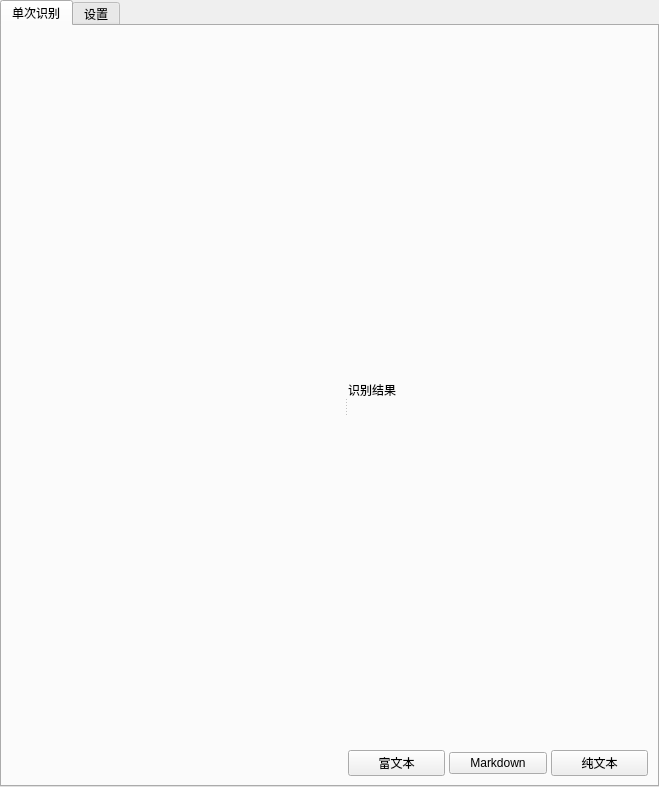
<?xml version="1.0" encoding="UTF-8"?>
<ui version="4.0">
 <class>MainWindowWidget</class>
 <widget class="QWidget" name="MainWindowWidget">
  <layout class="QVBoxLayout" name="verticalLayout">
   <property name="spacing">
    <number>0</number>
   </property>
   <property name="leftMargin">
    <number>0</number>
   </property>
   <property name="topMargin">
    <number>0</number>
   </property>
   <property name="rightMargin">
    <number>0</number>
   </property>
   <property name="bottomMargin">
    <number>0</number>
   </property>
   <item>
    <widget class="QTabWidget" name="tabWidget">
     <property name="currentIndex">
      <number>0</number>
     </property>
     <widget class="QWidget" name="tabOCR">
      <attribute name="title">
       <string>单次识别</string>
      </attribute>
      <layout class="QVBoxLayout" name="verticalLayout_ocr">
       <property name="spacing">
        <number>0</number>
       </property>
       <property name="leftMargin">
        <number>9</number>
       </property>
       <property name="topMargin">
        <number>9</number>
       </property>
       <property name="rightMargin">
        <number>9</number>
       </property>
       <property name="bottomMargin">
        <number>9</number>
       </property>
       <item>
        <widget class="QSplitter" name="ocrSplitter">
         <property name="orientation">
          <enum>Qt::Horizontal</enum>
         </property>
         <widget class="PreviewWidget" name="previewWidget" native="true">
          <property name="minimumSize">
           <size>
            <width>300</width>
            <height>0</height>
           </size>
          </property>
         </widget>
         <widget class="QWidget" name="resultPanel" native="true">
         <property name="minimumSize">
          <size>
           <width>300</width>
           <height>0</height>
          </size>
         </property>
         <layout class="QVBoxLayout" name="verticalLayout_2">
          <property name="spacing">
           <number>6</number>
          </property>
          <property name="leftMargin">
           <number>0</number>
          </property>
          <property name="topMargin">
           <number>0</number>
          </property>
          <property name="rightMargin">
           <number>0</number>
          </property>
          <property name="bottomMargin">
           <number>0</number>
          </property>
          <item>
           <layout class="QHBoxLayout" name="headerLayout">
            <item>
             <widget class="QLabel" name="labelResultTitle">
              <property name="text">
               <string>识别结果</string>
              </property>
             </widget>
            </item>
            <item>
             <spacer name="horizontalSpacer">
              <property name="orientation">
               <enum>Qt::Horizontal</enum>
              </property>
              <property name="sizeHint" stdset="0">
               <size>
                <width>40</width>
                <height>20</height>
               </size>
              </property>
             </spacer>
            </item>
           </layout>
          </item>
          <item>
           <layout class="QHBoxLayout" name="copyButtonsLayout">
            <property name="spacing">
             <number>4</number>
            </property>
            <item>
             <widget class="QPushButton" name="btnCopyRich">
              <property name="toolTip">
               <string>复制为富文本格式，可粘贴到 Word/Excel 保留表格格式</string>
              </property>
              <property name="text">
               <string>富文本</string>
              </property>
             </widget>
            </item>
            <item>
             <widget class="QPushButton" name="btnCopyMarkdown">
              <property name="toolTip">
               <string>复制为 Markdown 格式，保留表格和公式结构</string>
              </property>
              <property name="text">
               <string>Markdown</string>
              </property>
             </widget>
            </item>
            <item>
             <widget class="QPushButton" name="btnCopyPlain">
              <property name="toolTip">
               <string>复制为纯文本格式</string>
              </property>
              <property name="text">
               <string>纯文本</string>
              </property>
             </widget>
            </item>
           </layout>
          </item>
         </layout>
        </widget>
        </widget>
       </item>
      </layout>
     </widget>
     <widget class="QWidget" name="tabSettings">
      <attribute name="title">
       <string>设置</string>
      </attribute>
      <layout class="QHBoxLayout" name="settingsHLayout">
       <property name="spacing">
        <number>0</number>
       </property>
       <property name="leftMargin">
        <number>0</number>
       </property>
       <property name="topMargin">
        <number>0</number>
       </property>
       <property name="rightMargin">
        <number>0</number>
       </property>
       <property name="bottomMargin">
        <number>0</number>
       </property>
       <item>
        <widget class="QListWidget" name="settingsNavList">
         <property name="minimumSize">
          <size>
           <width>150</width>
           <height>0</height>
          </size>
         </property>
         <property name="maximumSize">
          <size>
           <width>180</width>
           <height>16777215</height>
          </size>
         </property>
         <property name="frameShape">
          <enum>QFrame::NoFrame</enum>
         </property>
         <property name="horizontalScrollBarPolicy">
          <enum>Qt::ScrollBarAlwaysOff</enum>
         </property>
         <property name="editTriggers">
          <set>QAbstractItemView::NoEditTriggers</set>
         </property>
         <property name="currentRow">
          <number>0</number>
         </property>
         <item>
          <property name="text">
           <string>模型管理</string>
          </property>
         </item>
         <item>
          <property name="text">
           <string>应用设置</string>
          </property>
         </item>
        </widget>
       </item>
       <item>
        <widget class="QStackedWidget" name="settingsStackedWidget">
         <property name="currentIndex">
          <number>0</number>
         </property>
         <widget class="QWidget" name="pageModelManagement">
          <layout class="QVBoxLayout" name="pageModelLayout">
           <property name="spacing">
            <number>12</number>
           </property>
           <property name="leftMargin">
            <number>16</number>
           </property>
           <property name="topMargin">
            <number>16</number>
           </property>
           <property name="rightMargin">
            <number>16</number>
           </property>
           <property name="bottomMargin">
            <number>16</number>
           </property>
           <item>
            <widget class="QGroupBox" name="groupPreload">
             <property name="title">
              <string>模型预加载</string>
             </property>
             <layout class="QVBoxLayout" name="preloadLayout">
              <property name="spacing">
               <number>8</number>
              </property>
              <item>
               <widget class="QCheckBox" name="chkEnablePreload">
                <property name="toolTip">
                 <string>启动应用时自动预加载选中的管道，首次识别时无需等待</string>
                </property>
                <property name="text">
                 <string>启动时自动预加载模型</string>
                </property>
                <property name="checked">
                 <bool>true</bool>
                </property>
               </widget>
              </item>
              <item>
               <widget class="QWidget" name="preloadOptions" native="true">
                <layout class="QVBoxLayout" name="preloadOptionsLayout">
                 <property name="spacing">
                  <number>6</number>
                 </property>
                 <property name="leftMargin">
                  <number>20</number>
                 </property>
                 <property name="topMargin">
                  <number>0</number>
                 </property>
                 <property name="rightMargin">
                  <number>0</number>
                 </property>
                 <property name="bottomMargin">
                  <number>0</number>
                 </property>
                 <item>
                  <widget class="QLabel" name="labelPreloadPipelines">
                   <property name="text">
                    <string>预加载管道:</string>
                   </property>
                  </widget>
                 </item>
                 <item>
                  <layout class="QHBoxLayout" name="preloadPipelinesLayout">
                   <property name="spacing">
                    <number>4</number>
                   </property>
                   <item>
                    <widget class="QCheckBox" name="chkPreload_OCR">
                     <property name="toolTip">
                      <string>通用 OCR 管道（约 600MB 显存）</string>
                     </property>
                     <property name="text">
                      <string>通用 OCR</string>
                     </property>
                     <property name="checked">
                      <bool>true</bool>
                     </property>
                    </widget>
                   </item>
                   <item>
                    <widget class="QCheckBox" name="chkPreload_PP_STRUCTURE_V3">
                     <property name="toolTip">
                      <string>PP-StructureV3 文档结构分析管道</string>
                     </property>
                     <property name="text">
                      <string>PP-StructureV3</string>
                     </property>
                     <property name="checked">
                      <bool>false</bool>
                     </property>
                    </widget>
                   </item>
                   <item>
                    <widget class="QCheckBox" name="chkPreload_PADDLEOCR_VL">
                     <property name="toolTip">
                      <string>PaddleOCR-VL 文档解析管道</string>
                     </property>
                     <property name="text">
                      <string>文档P</string>
                     </property>
                     <property name="checked">
                      <bool>false</bool>
                     </property>
                    </widget>
                   </item>
                   <item>
                    <widget class="QCheckBox" name="chkPreload_TABLE_RECOGNITION">
                     <property name="toolTip">
                      <string>表格识别管道</string>
                     </property>
                     <property name="text">
                      <string>表格</string>
                     </property>
                     <property name="checked">
                      <bool>false</bool>
                     </property>
                    </widget>
                   </item>
                   <item>
                    <widget class="QCheckBox" name="chkPreload_FORMULA_RECOGNITION">
                     <property name="toolTip">
                      <string>公式识别管道</string>
                     </property>
                     <property name="text">
                      <string>公式</string>
                     </property>
                     <property name="checked">
                      <bool>false</bool>
                     </property>
                    </widget>
                   </item>
                   <item>
                    <spacer name="horizontalSpacerPreload">
                     <property name="orientation">
                      <enum>Qt::Horizontal</enum>
                     </property>
                     <property name="sizeHint" stdset="0">
                      <size>
                       <width>40</width>
                       <height>20</height>
                      </size>
                     </property>
                    </spacer>
                   </item>
                  </layout>
                 </item>
                </layout>
               </widget>
              </item>
              <item>
               <widget class="QPushButton" name="btnPreloadNow">
                <property name="toolTip">
                 <string>立即预加载选中的管道</string>
                </property>
                <property name="text">
                 <string>立即预加载</string>
                </property>
                <property name="maximumSize">
                 <size>
                  <width>150</width>
                  <height>16777215</height>
                 </size>
                </property>
               </widget>
              </item>
              <item>
               <widget class="QLabel" name="labelPreloadStatus">
                <property name="text">
                 <string>尚未预加载</string>
                </property>
                <property name="wordWrap">
                 <bool>true</bool>
                </property>
               </widget>
              </item>
              <item>
               <widget class="QProgressBar" name="progressPreload">
                <property name="value">
                 <number>0</number>
                </property>
                <property name="textVisible">
                 <bool>true</bool>
                </property>
                <property name="visible">
                 <bool>false</bool>
                </property>
               </widget>
              </item>
             </layout>
           </widget>
          </item>
          <item>
           <widget class="QGroupBox" name="groupRuntimeCache">
            <property name="title">
             <string>模型运行缓存</string>
            </property>
            <layout class="QVBoxLayout" name="runtimeCacheLayout">
             <property name="spacing">
              <number>8</number>
             </property>
             <item>
              <layout class="QHBoxLayout" name="runtimeCacheTtlLayout">
               <item>
                <widget class="QCheckBox" name="chkEnablePipelineTtl">
                 <property name="toolTip">
                  <string>启用后，超过闲置时间的重模型会在推理进程中自动释放</string>
                 </property>
                 <property name="text">
                  <string>自动释放闲置模型</string>
                 </property>
                 <property name="checked">
                  <bool>true</bool>
                 </property>
                </widget>
               </item>
               <item>
                <widget class="QSpinBox" name="spinPipelineTtl">
                 <property name="toolTip">
                  <string>重模型未使用超过该时间后自动释放</string>
                 </property>
                 <property name="minimum">
                  <number>1</number>
                 </property>
                 <property name="maximum">
                  <number>1440</number>
                 </property>
                 <property name="value">
                  <number>5</number>
                 </property>
                 <property name="suffix">
                  <string> 分钟</string>
                 </property>
                </widget>
               </item>
               <item>
                <spacer name="horizontalSpacerRuntimeCacheTtl">
                 <property name="orientation">
                  <enum>Qt::Horizontal</enum>
                 </property>
                 <property name="sizeHint" stdset="0">
                  <size>
                   <width>40</width>
                   <height>20</height>
                  </size>
                 </property>
                </spacer>
               </item>
              </layout>
             </item>
             <item>
              <layout class="QHBoxLayout" name="runtimeCacheButtonsLayout">
               <property name="spacing">
                <number>8</number>
               </property>
               <item>
                <widget class="QPushButton" name="btnRefreshPipelineCache">
                 <property name="text">
                  <string>读取驻留状态</string>
                 </property>
                 <property name="toolTip">
                  <string>查询推理进程当前驻留的模型，不改变任何状态（只读）</string>
                 </property>
                </widget>
               </item>
               <item>
                <widget class="QPushButton" name="btnReleaseHeavy">
                 <property name="text">
                  <string>释放重模型</string>
                 </property>
                </widget>
               </item>
               <item>
                <widget class="QPushButton" name="btnReleaseAll">
                 <property name="text">
                  <string>释放全部模型</string>
                 </property>
                </widget>
               </item>
               <item>
                <spacer name="horizontalSpacerRuntimeCacheButtons">
                 <property name="orientation">
                  <enum>Qt::Horizontal</enum>
                 </property>
                 <property name="sizeHint" stdset="0">
                  <size>
                   <width>40</width>
                   <height>20</height>
                  </size>
                 </property>
                </spacer>
               </item>
              </layout>
             </item>
             <item>
              <widget class="QLabel" name="labelReleaseStatus">
               <property name="text">
                <string>运行时缓存状态：服务未连接</string>
               </property>
               <property name="wordWrap">
                <bool>true</bool>
               </property>
              </widget>
             </item>
            </layout>
           </widget>
          </item>
          <item>
           <widget class="QGroupBox" name="groupCache">
            <property name="title">
              <string>环境检测缓存</string>
             </property>
             <layout class="QVBoxLayout" name="cacheLayout">
              <property name="spacing">
               <number>8</number>
              </property>
              <item>
               <layout class="QHBoxLayout" name="cacheButtonsLayout">
                <property name="spacing">
                 <number>8</number>
                </property>
                <item>
                 <widget class="QPushButton" name="btnRefreshCache">
                 <property name="toolTip">
                   <string>重新检测 Python、依赖和硬件环境并更新缓存</string>
                  </property>
                 <property name="text">
                   <string>重新检测环境</string>
                  </property>
                 </widget>
                </item>
                <item>
                 <widget class="QPushButton" name="btnClearCache">
                  <property name="toolTip">
                   <string>清除依赖检测缓存（不影响已下载的模型）</string>
                  </property>
                 <property name="text">
                   <string>清除检测缓存</string>
                  </property>
                 </widget>
                </item>
                <item>
                 <spacer name="horizontalSpacerCache">
                  <property name="orientation">
                   <enum>Qt::Horizontal</enum>
                  </property>
                  <property name="sizeHint" stdset="0">
                   <size>
                    <width>40</width>
                    <height>20</height>
                   </size>
                  </property>
                 </spacer>
                </item>
               </layout>
              </item>
              <item>
               <widget class="QLabel" name="labelCacheStatus">
                <property name="text">
                 <string>缓存状态: 未知</string>
                </property>
                <property name="foregroundRole">
                 <enum>QPalette::PlaceholderText</enum>
                </property>
               </widget>
              </item>
             </layout>
            </widget>
           </item>
           <item>
            <spacer name="spacerModelPage">
             <property name="orientation">
              <enum>Qt::Vertical</enum>
             </property>
             <property name="sizeHint" stdset="0">
              <size>
               <width>20</width>
               <height>40</height>
              </size>
             </property>
            </spacer>
           </item>
          </layout>
         </widget>
         <widget class="QWidget" name="pageAppSettings">
          <layout class="QVBoxLayout" name="pageAppLayout">
           <property name="spacing">
            <number>12</number>
           </property>
           <property name="leftMargin">
            <number>16</number>
           </property>
           <property name="topMargin">
            <number>16</number>
           </property>
           <property name="rightMargin">
            <number>16</number>
           </property>
           <property name="bottomMargin">
            <number>16</number>
           </property>
           <item>
            <widget class="QGroupBox" name="groupAppSettings">
             <property name="title">
              <string>应用设置</string>
             </property>
             <layout class="QVBoxLayout" name="appSettingsLayout">
              <property name="spacing">
               <number>8</number>
              </property>
              <item>
               <widget class="QLabel" name="labelToolbarDesc">
                <property name="text">
                 <string>边缘工具栏：悬浮在屏幕边缘的快捷工具条，提供一键截图和呼出主窗口。可拖动到屏幕任意边缘，停靠后自动隐藏，鼠标靠近时弹出。</string>
                </property>
                <property name="wordWrap">
                 <bool>true</bool>
                </property>
               </widget>
              </item>
              <item>
               <widget class="QCheckBox" name="chkShowToolbar">
                <property name="toolTip">
                 <string>显示桌面边缘浮动工具栏，提供快速截图和主窗口入口</string>
                </property>
                <property name="text">
                 <string>显示边缘工具栏</string>
                </property>
               </widget>
              </item>
              <item>
               <widget class="QWidget" name="toolbarSubOptions" native="true">
                <layout class="QVBoxLayout" name="toolbarSubLayout">
                 <property name="spacing">
                  <number>8</number>
                 </property>
                 <property name="leftMargin">
                  <number>20</number>
                 </property>
                 <property name="topMargin">
                  <number>0</number>
                 </property>
                 <property name="rightMargin">
                  <number>0</number>
                 </property>
                 <property name="bottomMargin">
                  <number>0</number>
                 </property>
                 <item>
                  <widget class="QCheckBox" name="chkAutoHideToolbar">
                   <property name="toolTip">
                    <string>工具栏停靠在屏幕边缘时自动隐藏，鼠标靠近边缘时自动弹出</string>
                   </property>
                   <property name="text">
                    <string>自动隐藏</string>
                   </property>
                  </widget>
                 </item>
                 <item>
                  <layout class="QHBoxLayout" name="hideDelayLayout">
                   <property name="spacing">
                    <number>8</number>
                   </property>
                   <item>
                    <widget class="QLabel" name="labelHideDelay">
                     <property name="text">
                      <string>隐藏延迟:</string>
                     </property>
                    </widget>
                   </item>
                   <item>
                    <widget class="QSpinBox" name="spinHideDelay">
                     <property name="suffix">
                      <string> 毫秒</string>
                     </property>
                     <property name="minimum">
                      <number>100</number>
                     </property>
                     <property name="maximum">
                      <number>5000</number>
                     </property>
                     <property name="singleStep">
                      <number>100</number>
                     </property>
                     <property name="value">
                      <number>500</number>
                     </property>
                    </widget>
                   </item>
                   <item>
                    <spacer name="hideDelaySpacer">
                     <property name="orientation">
                      <enum>Qt::Horizontal</enum>
                     </property>
                     <property name="sizeHint" stdset="0">
                      <size>
                       <width>40</width>
                       <height>20</height>
                      </size>
                     </property>
                    </spacer>
                   </item>
                  </layout>
                 </item>
                </layout>
               </widget>
              </item>
              <item>
               <widget class="QCheckBox" name="chkMinimizeToTray">
                <property name="toolTip">
                 <string>关闭主窗口时最小化到系统托盘而不是退出程序</string>
                </property>
                <property name="text">
                 <string>最小化到系统托盘</string>
                </property>
               </widget>
              </item>
              <item>
               <widget class="QCheckBox" name="chkAutoStart">
                <property name="toolTip">
                 <string>系统启动时自动运行 VibeOCR</string>
                </property>
                <property name="text">
                 <string>开机自启动</string>
                </property>
               </widget>
              </item>
             </layout>
            </widget>
           </item>
           <item>
            <widget class="QGroupBox" name="groupEnvMaintenance">
             <property name="title">
              <string>推理后端与依赖</string>
             </property>
             <layout class="QVBoxLayout" name="envMaintenanceLayout">
              <property name="spacing">
               <number>8</number>
              </property>
              <item>
               <widget class="QWidget" name="backendOptionsContainer" native="true">
                <layout class="QVBoxLayout" name="backendOptionsContainerLayout">
                 <property name="spacing">
                  <number>6</number>
                 </property>
                 <property name="leftMargin">
                  <number>0</number>
                 </property>
                 <property name="topMargin">
                  <number>0</number>
                 </property>
                 <property name="rightMargin">
                  <number>0</number>
                 </property>
                 <property name="bottomMargin">
                  <number>0</number>
                 </property>
                </layout>
               </widget>
              </item>
              <item>
               <widget class="QLabel" name="labelEnvStatus">
                <property name="text">
                 <string>Python 运行时：检测中...</string>
                </property>
                <property name="wordWrap">
                 <bool>true</bool>
                </property>
               </widget>
              </item>
              <item>
               <widget class="QTreeWidget" name="treeDepsStatus">
                <property name="toolTip">
                 <string>各 OCR 依赖的安装状态（仅便携模式可见）。点击顶层包左侧箭头展开其间接依赖；按住 Ctrl/Shift 多选后点"重装选中项"批量重装。</string>
                </property>
                <property name="editTriggers">
                 <set>QAbstractItemView::NoEditTriggers</set>
                </property>
                <property name="selectionMode">
                 <enum>QAbstractItemView::ExtendedSelection</enum>
                </property>
                <property name="selectionBehavior">
                 <enum>QAbstractItemView::SelectRows</enum>
                </property>
                <property name="rootIsDecorated">
                 <bool>true</bool>
                </property>
                <property name="expandsOnDoubleClick">
                 <bool>true</bool>
                </property>
                <attribute name="headerDefaultSectionSize">
                 <number>120</number>
                </attribute>
                <attribute name="headerStretchLastSection">
                 <bool>true</bool>
                </attribute>
                <column>
                 <property name="text">
                  <string>依赖</string>
                 </property>
                </column>
                <column>
                 <property name="text">
                  <string>状态</string>
                 </property>
                </column>
                <column>
                 <property name="text">
                  <string>版本</string>
                 </property>
                </column>
               </widget>
              </item>
              <item>
               <widget class="QPushButton" name="btnReinstallSelected">
                <property name="enabled">
                 <bool>false</bool>
                </property>
                <property name="toolTip">
                 <string>重装上方依赖树中选中的顶层包（按 Ctrl/Shift 多选）。间接依赖通过重装其承载顶层包修复，无需逐个选 leaf。</string>
                </property>
                <property name="text">
                 <string>重装选中项</string>
                </property>
               </widget>
              </item>
              <item>
               <widget class="QPushButton" name="btnReinstallPython">
                <property name="toolTip">
                 <string>删除 python/ 目录后重新下载安装 Python 运行时及 OCR 依赖。仅删除 python/，不影响配置、模型缓存和日志。</string>
                </property>
                <property name="text">
                 <string>重装 Python 运行时</string>
                </property>
               </widget>
              </item>
              <item>
               <widget class="QPushButton" name="btnReinstallDeps">
                <property name="toolTip">
                 <string>使用 pip 重新安装 paddle/torch/mineru 等 OCR 依赖，不删除任何目录。</string>
                </property>
                <property name="text">
                 <string>重装 OCR 依赖</string>
                </property>
               </widget>
              </item>
              <item>
               <widget class="QPushButton" name="btnInstallMissing">
                <property name="toolTip">
                 <string>只安装缺失的 OCR 依赖（已安装的自动跳过，不重复下载）。适合上次安装中途失败后补装。</string>
                </property>
                <property name="text">
                 <string>补充安装缺失依赖</string>
                </property>
               </widget>
              </item>
              <item>
               <widget class="QPushButton" name="btnUpdateDeps">
                <property name="toolTip">
                 <string>检测各 OCR 依赖是否有新版本可用（依据当前主程序要求的版本规格），有则升级。覆盖安装后若依赖版本变化也可用此入口手动更新。</string>
                </property>
                <property name="text">
                 <string>更新依赖</string>
                </property>
               </widget>
              </item>
             </layout>
            </widget>
           </item>
           <item>
            <spacer name="spacerAppPage">
             <property name="orientation">
              <enum>Qt::Vertical</enum>
             </property>
             <property name="sizeHint" stdset="0">
              <size>
               <width>20</width>
               <height>40</height>
              </size>
             </property>
            </spacer>
           </item>
          </layout>
         </widget>
        </widget>
       </item>
      </layout>
     </widget>
    </widget>
   </item>
  </layout>
 </widget>
 <customwidgets>
  <customwidget>
   <class>PreviewWidget</class>
   <extends>QWidget</extends>
   <header>vibeocr.widgets.preview_widget</header>
   <container>1</container>
  </customwidget>
 </customwidgets>
 <resources/>
 <connections/>
</ui>
